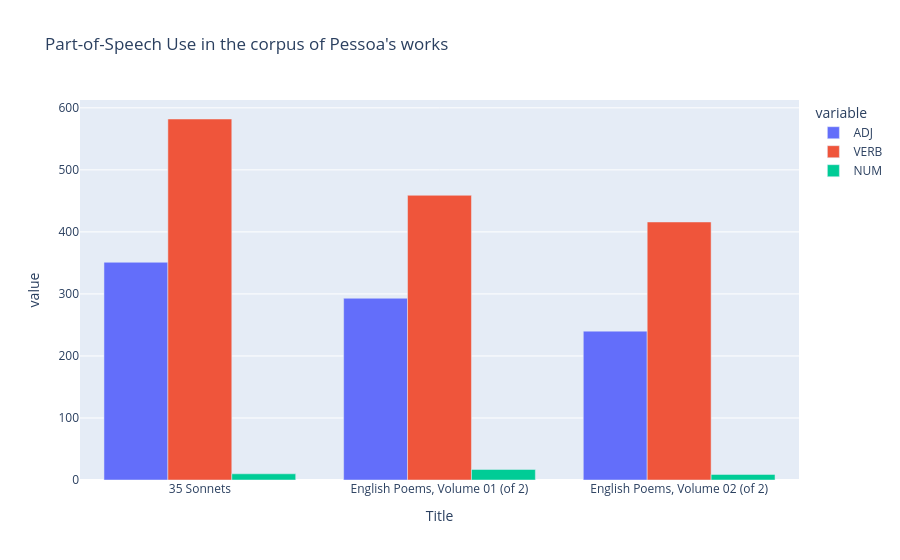

Notebook code cell kept with this figure:
### Code cell
# Use plotly to plot part-of-speech use per text
fig = px.bar(pos_counts, x="Title", y=["ADJ", 'VERB', "NUM"], title="Part-of-Speech Use in the corpus of Pessoa's works", barmode='group')
fig.show()

### Figure 1 — Plotly figure (JSON) as saved in the notebook; plotly's stock layout.template omitted (floating-point values rounded to 4 significant figures)
{"data": [{"alignmentgroup": "True", "hovertemplate": "variable=ADJ<br>Title=%{x}<br>value=%{y}<extra></extra>", "legendgroup": "ADJ", "marker": {"color": "#636efa", "pattern": {"shape": ""}}, "name": "ADJ", "offsetgroup": "ADJ", "orientation": "v", "showlegend": true, "textposition": "auto", "type": "bar", "x": ["35 Sonnets", "English Poems, Volume 01 (of 2)", "English Poems, Volume 02 (of 2)"], "xaxis": "x", "y": [351, 293, 240], "yaxis": "y"}, {"alignmentgroup": "True", "hovertemplate": "variable=VERB<br>Title=%{x}<br>value=%{y}<extra></extra>", "legendgroup": "VERB", "marker": {"color": "#EF553B", "pattern": {"shape": ""}}, "name": "VERB", "offsetgroup": "VERB", "orientation": "v", "showlegend": true, "textposition": "auto", "type": "bar", "x": ["35 Sonnets", "English Poems, Volume 01 (of 2)", "English Poems, Volume 02 (of 2)"], "xaxis": "x", "y": [582, 459, 416], "yaxis": "y"}, {"alignmentgroup": "True", "hovertemplate": "variable=NUM<br>Title=%{x}<br>value=%{y}<extra></extra>", "legendgroup": "NUM", "marker": {"color": "#00cc96", "pattern": {"shape": ""}}, "name": "NUM", "offsetgroup": "NUM", "orientation": "v", "showlegend": true, "textposition": "auto", "type": "bar", "x": ["35 Sonnets", "English Poems, Volume 01 (of 2)", "English Poems, Volume 02 (of 2)"], "xaxis": "x", "y": [10, 17, 9], "yaxis": "y"}], "layout": {"autosize": true, "barmode": "group", "legend": {"title": {"text": "variable"}, "tracegroupgap": 0}, "title": {"text": "Part-of-Speech Use in the corpus of Pessoa's works"}, "xaxis": {"anchor": "y", "autorange": true, "domain": [0, 1], "range": [-0.5, 2.5], "title": {"text": "Title"}, "type": "category"}, "yaxis": {"anchor": "x", "autorange": true, "domain": [0, 1], "range": [0, 612.6], "title": {"text": "value"}, "type": "linear"}}}
